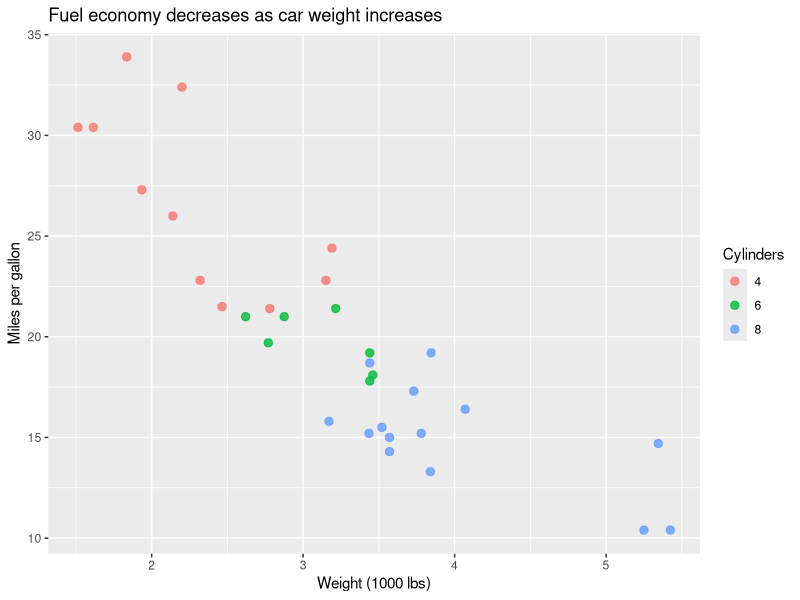

Generate this figure with R: (Note: this script raises an error after producing the figure.)
## ---- chunk 1
#| label: fig-yield-analysis
#| fig-cap: "Annual crop yield trends by region (2000-2023)."
#| warning: false
#| message: false
library(tidyverse)
# Analysis code here...
## ---- chunk 2
#| label: fig-map
#| fig-cap: "Spatial distribution of marine protected areas."
#| eval: true
mtcars |>
  dplyr::mutate(cyl = factor(cyl)) |>
  ggplot2::ggplot(ggplot2::aes(x = wt, y = mpg, color = cyl)) +
  ggplot2::geom_point(size = 2.5, alpha = 0.8) +
  ggplot2::labs(
    title = "Fuel economy decreases as car weight increases",
    x = "Weight (1000 lbs)",
    y = "Miles per gallon",
    color = "Cylinders"
  )
## ---- chunk 3
#| label: tbl-summary
#| tbl-cap: "Summary statistics of model performance."
knitr::kable(summary_df, format = "latex", booktabs = TRUE) |>
  save_kable("tables/summary_table.tex")
## ---- chunk 4
gt_table |>
  gtsave("tables/summary_table.tex")
## ---- chunk 5
tar_quarto(report, "analysis/final_report.qmd")
